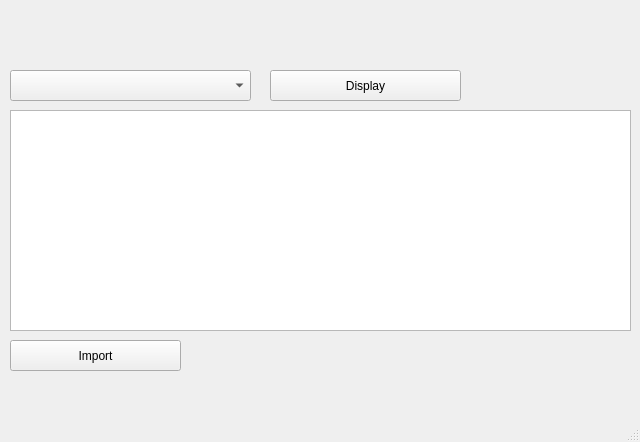
<?xml version="1.0" encoding="UTF-8"?>
<ui version="4.0">
 <class>MainWindow</class>
 <widget class="QMainWindow" name="MainWindow">
  <property name="geometry">
   <rect>
    <x>0</x>
    <y>0</y>
    <width>640</width>
    <height>442</height>
   </rect>
  </property>
  <property name="windowTitle">
   <string>MainWindow</string>
  </property>
  <widget class="QWidget" name="centralwidget">
   <widget class="QTableWidget" name="TView">
    <property name="geometry">
     <rect>
      <x>10</x>
      <y>110</y>
      <width>621</width>
      <height>221</height>
     </rect>
    </property>
   </widget>
   <widget class="QPushButton" name="PushButtonDisplay">
    <property name="geometry">
     <rect>
      <x>270</x>
      <y>70</y>
      <width>191</width>
      <height>31</height>
     </rect>
    </property>
    <property name="text">
     <string>Display</string>
    </property>
   </widget>
   <widget class="QPushButton" name="PushButtonImport">
    <property name="geometry">
     <rect>
      <x>10</x>
      <y>340</y>
      <width>171</width>
      <height>31</height>
     </rect>
    </property>
    <property name="text">
     <string>Import</string>
    </property>
   </widget>
   <widget class="QComboBox" name="CBdisplay">
    <property name="geometry">
     <rect>
      <x>10</x>
      <y>70</y>
      <width>241</width>
      <height>31</height>
     </rect>
    </property>
   </widget>
  </widget>
  <widget class="QMenuBar" name="menubar">
   <property name="geometry">
    <rect>
     <x>0</x>
     <y>0</y>
     <width>640</width>
     <height>21</height>
    </rect>
   </property>
  </widget>
  <widget class="QStatusBar" name="statusbar"/>
 </widget>
 <resources/>
 <connections/>
</ui>
